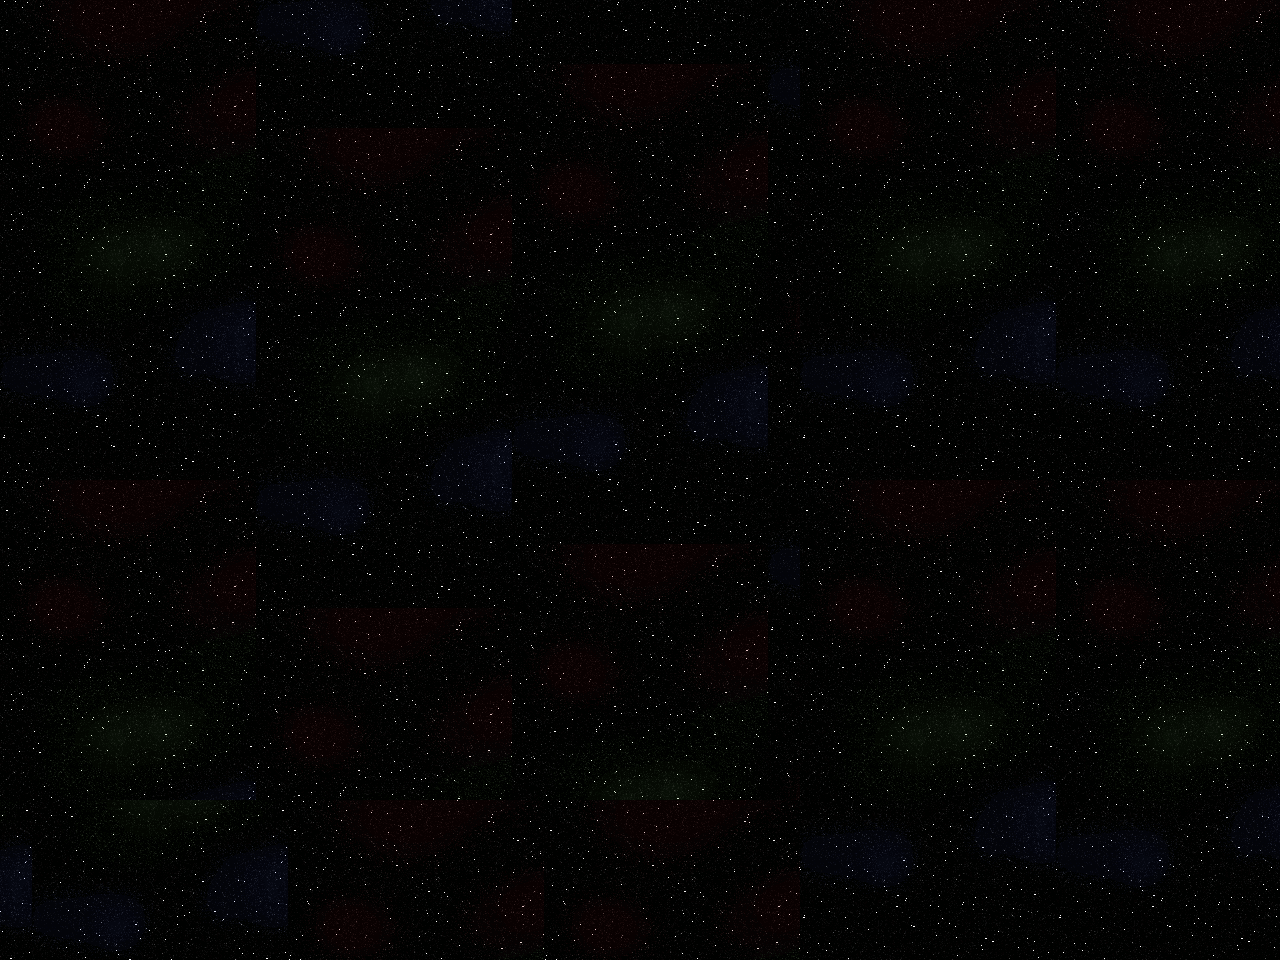

Tiled map render using the project's own tile images. Description and the map definition, with tile-layer contents summarised, below:
An orthogonal 40x30 tile map with 32x32 px tiles, 1 tile layer (Fondo) and 7 objects.

<map version="1.0" orientation="orthogonal" renderorder="right-down" width="40" height="30" tilewidth="32" tileheight="32" nextobjectid="25">
 <tileset firstgid="1" name="tileset_space" tilewidth="32" tileheight="32" tilecount="120">
  <image source="tileset_space.png" width="256" height="480" />
 </tileset>
 <layer name="Fondo" width="40" height="30">
  <data>[1200 cells, 1200 non-empty, 120 distinct tile ids]</data>
 </layer>
 <objectgroup name="Planetas">
  <object id="5" x="901.333" y="564" width="200" height="200">
   <ellipse />
  </object>
  <object id="6" x="685.333" y="285.333" width="150" height="150">
   <ellipse />
  </object>
  <object id="7" x="270.667" y="128" width="100" height="100">
   <ellipse />
  </object>
 </objectgroup>
 <objectgroup name="Pelota">
  <object id="12" x="361.939" y="207.636" width="10" height="10">
   <ellipse />
  </object>
 </objectgroup>
 <objectgroup name="Bordes">
  <object id="17" x="0" y="0">
   <polyline points="0,0 1280,0 1280,960 0,960 0,0" />
  </object>
 </objectgroup>
 <objectgroup name="Meta">
  <object id="19" x="936.667" y="558.333" width="10" height="25" rotation="-30" />
 </objectgroup>
 <objectgroup name="Soles">
  <object id="24" x="280" y="496" width="250" height="250">
   <ellipse />
  </object>
 </objectgroup>
</map>